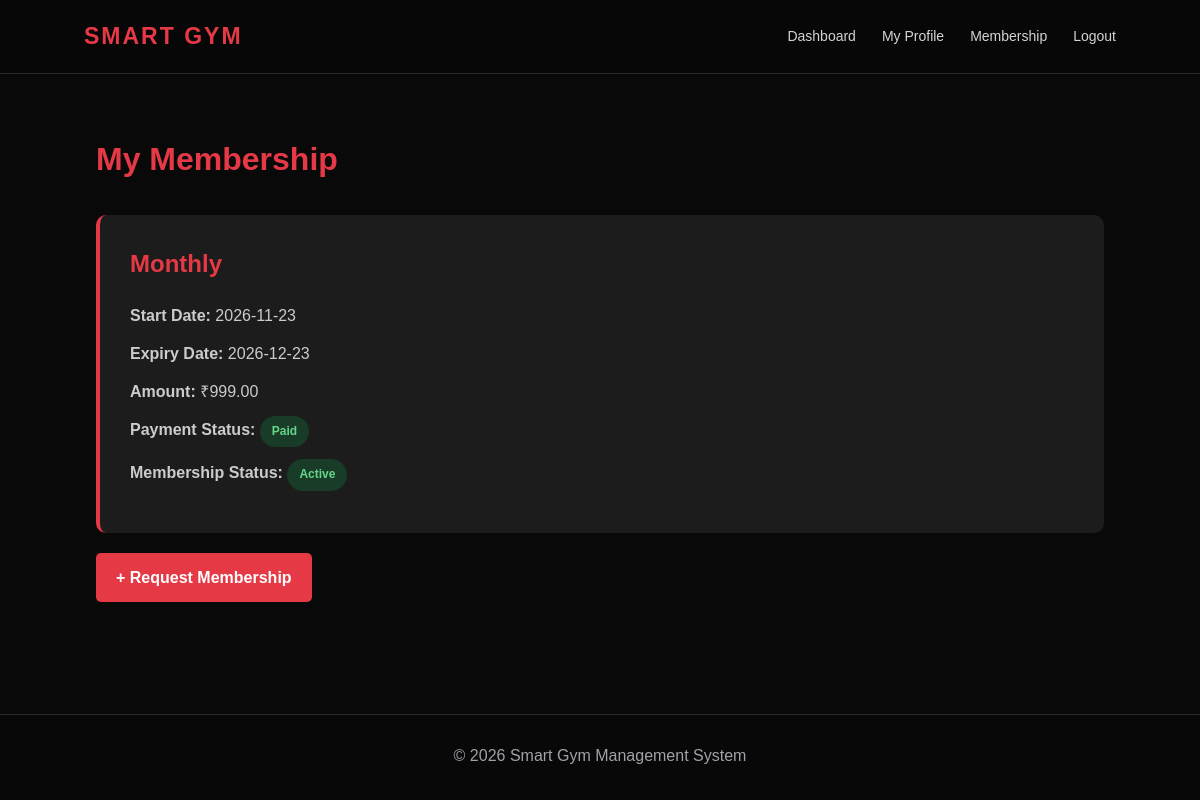
Page /client/membership.php (signed in) on the committed database.
### tables this page shows
CREATE TABLE `memberships` (
  `id` int NOT NULL AUTO_INCREMENT,
  `client_id` int NOT NULL,
  `plan_name` varchar(100) NOT NULL,
  `start_date` date NOT NULL,
  `end_date` date NOT NULL,
  `amount` decimal(10,2) NOT NULL,
  `payment_status` enum('Paid','Pending') DEFAULT 'Pending',
  `created_at` timestamp NULL DEFAULT CURRENT_TIMESTAMP,
  PRIMARY KEY (`id`),
  KEY `client_id` (`client_id`),
  CONSTRAINT `memberships_ibfk_1` FOREIGN KEY (`client_id`) REFERENCES `clients` (`id`) ON DELETE CASCADE
);

### client/membership.php (the view, shortened to what this page needs)
<?php
require_once "../config/database.php";
$client_id = $_SESSION["client_id"];
$stmt = $conn->prepare(
    "SELECT * FROM memberships
     WHERE client_id = ?
     ORDER BY created_at DESC"
);
$stmt->execute([$client_id]);
$memberships = $stmt->fetchAll();
$today = date("Y-m-d");
?>
<!DOCTYPE html>
<html lang="en">
<head>
    <link rel="stylesheet" href="../assets/css/style.css">
</head>
<body>
<header class="navbar">
    <h2>SMART GYM</h2>
    <nav>
        <a href="dashboard.php">Dashboard</a>
        <a href="profile.php">My Profile</a>
        <a href="membership.php">Membership</a>
        <a href="logout.php">Logout</a>
    </nav>
</header>
<main class="membership-container">
    <h1>My Membership</h1>
    <?php if (empty($memberships)): ?>
        <div class="empty-message">
            <p>You don't have any membership plans yet.</p>
            <p>Please contact the gym administrator or request a membership.</p>
        </div>
    <?php else: ?>
        <?php foreach ($memberships as $membership): ?>
            <?php
            $start_date = $membership["start_date"];
            $end_date = $membership["end_date"];
            $payment_status = $membership["payment_status"] ?? "Pending";
            if ($today < $start_date) {
                $membership_status = "Upcoming";
            } elseif ($today > $end_date) {
                $membership_status = "Expired";
            } else {
                $membership_status = "Active";
            }
            ?>
            <div class="membership-card">
                <h2>
                    <?= htmlspecialchars($membership["plan_name"]) ?>
                </h2>
                <p>
                    <strong>Start Date:</strong>
                    <?= htmlspecialchars($start_date) ?>
                </p>
                <p>
                    <strong>Expiry Date:</strong>
                    <?= htmlspecialchars($end_date) ?>
                </p>
                <p>
                    <strong>Amount:</strong>
                    ₹<?= number_format((float)$membership["amount"], 2) ?>
                </p>
                <p>
                    <strong>Payment Status:</strong>
                    <span class="status-badge status-<?= strtolower(htmlspecialchars($payment_status)) ?>">
                        <?= htmlspecialchars($payment_status) ?>
                    </span>
                </p>
                <p>
                    <strong>Membership Status:</strong>
                    <span class="status-badge status-<?= strtolower($membership_status) ?>">
                        <?= htmlspecialchars($membership_status) ?>
                    </span>
                </p>
            </div>
        <?php endforeach; ?>
    <?php endif; ?>
    <div style="margin: 20px 0;">
        <a href="request_membership.php" class="request-btn">
            + Request Membership
        </a>
    </div>
</main>
<footer>
    <p>&copy; <?= date("Y") ?> Smart Gym Management System</p>
</footer>
</body>
</html>

### assets/css/style.css (style rules this page uses)
:root { --bg: #090909; --surface: #111111; --card: #171717; --card-hover: #202020; --accent: #e63946; --accent-dark: #bd1f2d; --text: #ffffff; --muted: #a1a1aa; --border: #292929; --success: #22c55e; --warning: #f59e0b; --radius: 14px; --shadow: 0 12px 35px rgba(0,0,0,0.3); }
* { margin: 0; padding: 0; box-sizing: border-box; }
html { scroll-behavior: smooth; }
body { font-family: Arial, Helvetica, sans-serif; background: var(--bg); color: var(--text); line-height: 1.6; min-height: 100vh; }
a { color: inherit; }
.navbar { display: flex; justify-content: space-between; align-items: center; padding: 18px 7%; background: rgba(8,8,8,0.94); border-bottom: 1px solid var(--border); position: relative; z-index: 10; backdrop-filter: blur(15px); }
.navbar h2 { color: var(--accent); letter-spacing: 2px; font-size: 23px; font-weight: 800; }
.navbar nav { display: flex; align-items: center; gap: 26px; }
.navbar nav a { color: #d4d4d8; text-decoration: none; font-size: 14px; transition: 0.25s; }
footer { background: #080808; text-align: center; padding: 28px; color: var(--muted); border-top: 1px solid var(--border); }

### client/membership.php (style rules this page uses)
.membership-container { padding: 60px 8%; min-height: 80vh; }
.membership-container h1 { color: #e63946; margin-bottom: 30px; }
.membership-card { background: #1c1c1c; padding: 30px; margin-bottom: 20px; border-radius: 10px; border-left: 4px solid #e63946; }
.membership-card h2 { color: #e63946; margin-bottom: 20px; }
.membership-card p { margin: 12px 0; color: #ccc; }
.status-badge { display: inline-block; padding: 6px 12px; border-radius: 20px; font-size: 12px; font-weight: bold; }
.status-active, .status-paid { background: #183c27; color: #65d68a; }
.request-btn { display: inline-block; background: #e63946; color: white; padding: 12px 20px; border-radius: 5px; text-decoration: none; font-weight: bold; transition: 0.3s; }

### rows in the picture
memberships: plan_name "Monthly", start_date "2026-11-23", end_date "2026-12-23", amount "999.00", payment_status "Paid", membership_status "Active"
